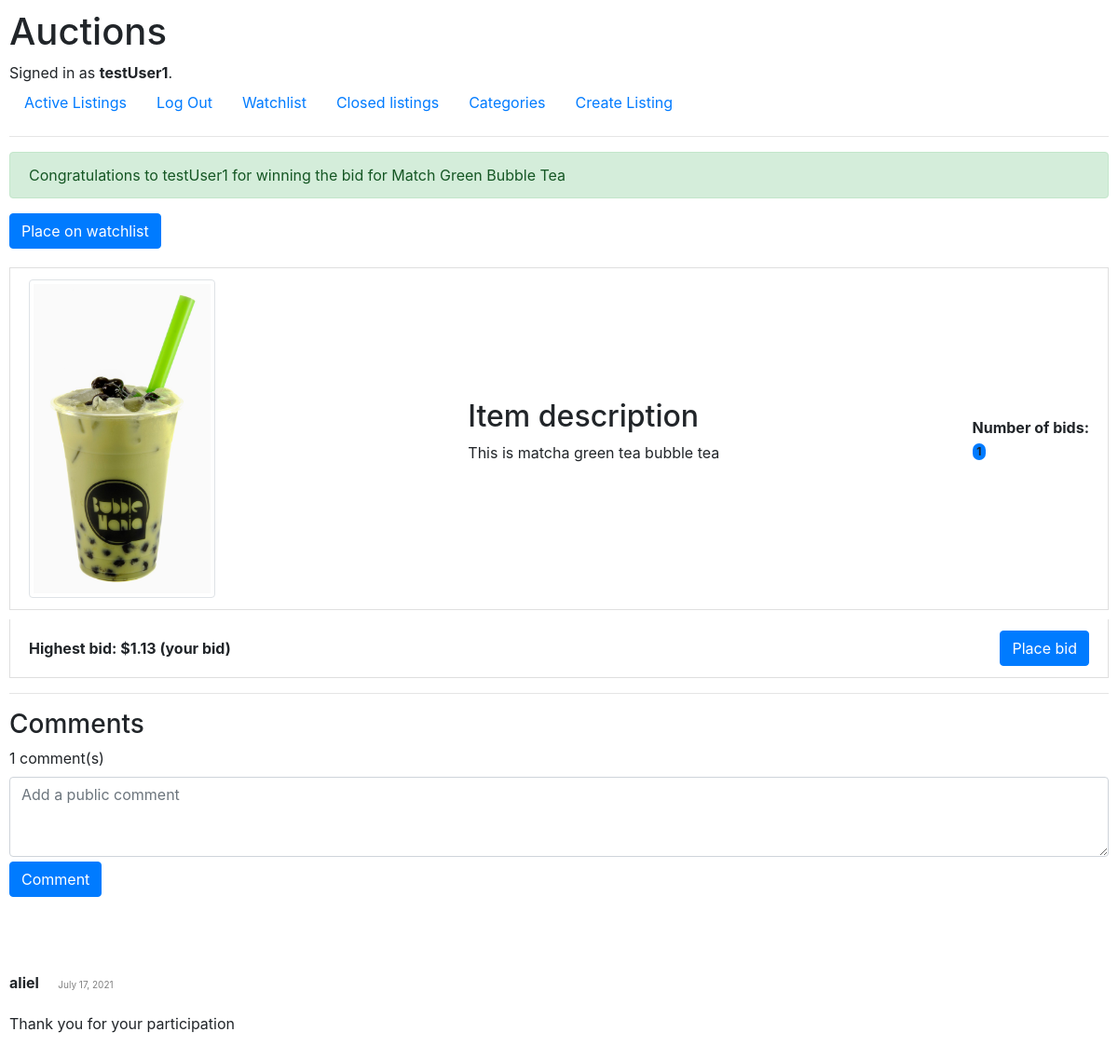
The page /34 (signed in) on the database its author committed.
### auctions/models.py (models this page shows, shortened)
class User(AbstractUser):
    pass

class AuctionListing(models.Model):
    item_name = models.CharField(max_length=32)
    item_description = models.CharField(max_length=64)
    starting_price = models.FloatField()
    current_price = models.FloatField()
    user = models.ForeignKey(User, on_delete=models.CASCADE)
    pic = models.ImageField(upload_to="media")
    create_timestamp = models.DateTimeField(auto_now_add=True, auto_now=False)
    update_timestamp = models.DateTimeField(auto_now_add=False, auto_now=True)
    deadline = models.DateTimeField()
    categories = models.CharField(max_length=128, blank=True, null=True)
    watchlist_users = models.ManyToManyField(User, blank=True,
                                             related_name="watchlist")
    auction_winner = models.ForeignKey(User, on_delete=models.DO_NOTHING,
                                       blank=True, null=True,
                                       related_name="winner")
    is_closed = models.BooleanField(default=False)

class AuctionComment(models.Model):
    user = models.ForeignKey(User, on_delete=models.CASCADE)
    comment = models.CharField(max_length=256)
    timestamp = models.DateField(auto_now_add=True)
    listing = models.ForeignKey(AuctionListing, on_delete=models.CASCADE)

### auctions/views.py (the view, shortened to what this page needs)
# urls.py: path("<int:item_id>", views.auction_item, name="item"),
def auction_item(request, item_id):
    listing = AuctionListing.objects.get(pk=item_id)
    num_bids = AuctionBid.objects.filter(listing=listing).count()
    adjust = timedelta(hours=4)
    try:  # this will not work if no bids have been made yet
        highest_bid = AuctionBid.objects.get(listing=listing,
                                             bid_amount=listing.current_price)
    except AuctionBid.DoesNotExist:
        highest_bid = None
    comments = AuctionComment.objects.filter(listing=listing)
    num_comments = comments.count()
    if request.method == "POST":
        if request.POST["form_type"] == "bid":
            return HttpResponseRedirect(reverse("bid", args=(item_id,)))
        elif request.POST["form_type"] == "comment":
            make_comment(request, listing)
            return HttpResponseRedirect(reverse("item", args=(item_id,)))
        elif request.POST["form_type"] == "watchlist":
            user_id = int(request.POST["uid"])
            user = User.objects.get(pk=user_id)
            listing.watchlist_users.add(user)
            return HttpResponseRedirect(reverse("watchlist"))
        elif request.POST["form_type"] == "close":
            return close_listing(listing)
    else:
        user = User.objects.get(pk=request.user.id)
        context = {
            "listing": listing,
            "num_bids": num_bids,
            "comments": comments,
            "num_comments": num_comments,
            "watchlisted": listing in user.watchlist.all()
        }
        if highest_bid:
            context["bid_user"] = highest_bid.user
        else:
            context["bid_user"] = highest_bid
        return render(request, "auctions/item.html", context)

### auctions/templates/auctions/item.html (shortened to what this page needs)
{% extends "auctions/layout.html" %}
{% block body %}
    {% if listing.is_closed %}
        <div class="alert alert-success" role="alert">
           Congratulations to {{listing.auction_winner}} for winning the bid for {{listing.item_name}}
        </div>
    {% else %}
        <div class="alert alert-warning" role="alert">
            Bidding ends on {{listing.deadline}}
        </div>
    {% endif %}
    {% if listing.user != user %}
        {% if not watchlisted %}
            <form action="{% url 'item' listing.id %}" method="post">
                <input type="submit" class="btn btn-primary" value="Place on watchlist">
            </form>
        {% endif %}
    {% endif %}
            <li class="list-group-item d-flex justify-content-between align-items-center" style="margin-bottom: 10px;">
                {% if listing.pic %}
                    <img src="media/{{listing.pic.url}}" class="img-thumbnail" alt="{{ listing.item_name }}" width="200px">
                {% else %}
                    <img src="media/media/no_image.png" class="img-thumbnail" alt="{{ listing.item_name }}" width="200px">
                {% endif %}
                <div id="info">
                    <h2>Item description</h2>
                    <p>{{listing.item_description}}</p>
                </div>
                <span>
                    <strong>Number of bids:</strong>
                    <br>
                    {% if num_bids > 0 %}
                    <span class="badge bg-primary rounded-pill">{{num_bids}}</span>
                    {% else %}
                    <span class="badge bg-primary rounded-pill">{{num_bids}}</span>
                    {% endif %}
                </span>
            </li>
            <li class="list-group-item d-flex justify-content-between align-items-center">
                <strong>Highest bid: ${{listing.current_price}} {% if user == bid_user %} (your bid) {% endif %}</strong>
                {% if listing.user != user %}
                        <form action="{% url 'index' %}" name = "bid" method="post">
                            <input type="submit" class="btn btn-primary" value="Place bid">
                        </form>
                {% endif %}
            </li>
    <hr>
    <h3>Comments</h3>
    <div class="form-group" style="margin-bottom: 80px;">
        <form action="{% url 'item' listing.id %}" method="post">
            <label for="commentForm">{{num_comments}} comment(s)</label>
            <textarea class="form-control" id="commentForm" rows="3" placeholder="Add a public comment" style="margin-bottom: 5px;" name="comment"></textarea>
            <input type="submit" class="btn btn-primary" value="Comment">
        </form>
      </div>
    {% for comment in comments %}
      <div style="margin-bottom: 32px;">
            <span>
                <strong>{{comment.user}}</strong>
                <span style="margin-left: 16px; color: grey; font-size: 10px;">{{comment.timestamp}}</span>
            </span>
            <p style="margin-top: 20px;">{{comment.comment}}</p>
      </div>
    {% endfor %}
{% endblock %}

### auctions/templates/auctions/layout.html (shortened to what this page needs)
{% load static %}
<!DOCTYPE html>
<html lang="en">
    <head>
        <link rel="stylesheet" href="https://stackpath.bootstrapcdn.com/bootstrap/4.4.1/css/bootstrap.min.css">
        <link href="{% static 'auctions/styles.css' %}" rel="stylesheet">
    </head>
    <body>
        <h1>Auctions</h1>
        <div>
            {% if user.is_authenticated %}
                Signed in as <strong>{{ user.username }}</strong>.
            {% else %}
                Not signed in.
            {% endif %}
        </div>
        <ul class="nav">
            <li class="nav-item">
                    <a class="nav-link" href="{% url 'index' %}">
                        Active Listings
                    </a>
            </li>
            {% if user.is_authenticated %}
                <li class="nav-item">
                    <a class="nav-link" href="{% url 'logout' %}">Log Out</a>
                </li>
                <li class="nav-item">
                    <a class="nav-link" href="{% url 'watchlist' %}">
                        Watchlist
                    </a>
                </li>
                <li class="nav-item">
                    <a class="nav-link" href="{% url 'closed' %}">
                        Closed listings
                    </a>
                </li>
                <li class="nav-item">
                    <a class="nav-link" href="{% url 'categories' %}">Categories</a>
                </li>
            {% endif %}
            <li class="nav-item">
                <a class="nav-link" href="{% url 'create' %}">Create Listing</a>
            </li>
        </ul>
        <hr>
        {% block body %}
        {% endblock %}
    </body>
</html>

### auctions/static/auctions/styles.css (style rules this page uses)
body { padding: 10px; }

### rows shown on the page
User: username "testUser1"
AuctionListing: auction_winner "testUser1", item_name "Match Green Bubble Tea", pic (picture), item_description "This is matcha green tea bubble tea", current_price "1.13"
AuctionComment: user "aliel", timestamp "July 17, 2021", comment "Thank you for your participation"

### other values the page prints
{{ num_bids }} "1"
{{ num_comments }} "1"
